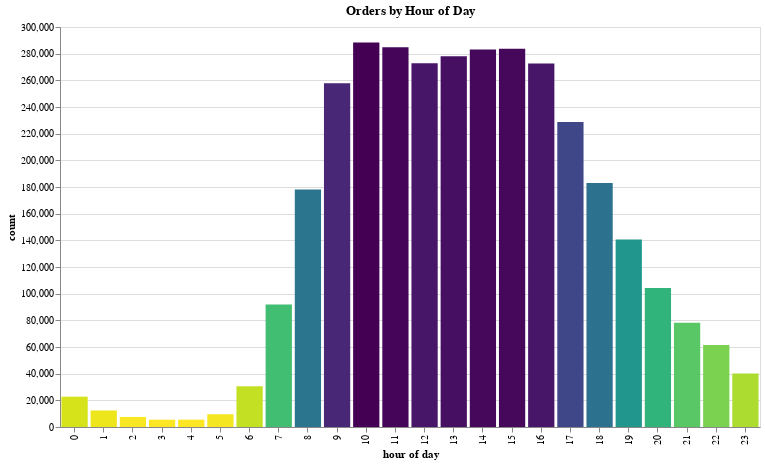

The notebook cell this image was saved under:
### Code cell
alt.Chart(time_of_day).mark_bar().encode(
    alt.X("index:O", bin=False, title="hour of day"),
    alt.Y('order_hour_of_day:Q', title="count"),
#     alt.ColorValue('darkorange'),
#     color = alt.Color('order_hour_of_day', alt.ColorValue("blue")),
#     color='orange',
    color = alt.Color('order_hour_of_day', legend=None, sort="descending", scale=alt.Scale(scheme='viridis')),
    tooltip=[alt.Tooltip('index:O', title="Hour of Day"), alt.Tooltip('order_hour_of_day:Q'), alt.Tooltip('pct_of_total:Q')]
    ).properties(title="Orders by Hour of Day", width=700, height=400)

### Figure 1 — Vega-Lite specification as saved in the notebook (floating-point values rounded to 4 significant figures)
{"$schema": "https://vega.github.io/schema/vega-lite/v2.6.0.json", "config": {"background": "white", "view": {"height": 300, "width": 400}}, "data": {"name": "data-014e0a7dab42df99afd0375749910c16"}, "datasets": {"data-014e0a7dab42df99afd0375749910c16": [{"index": 10, "order_hour_of_day": 288418, "pct_of_total": 8.43}, {"index": 11, "order_hour_of_day": 284728, "pct_of_total": 8.32}, {"index": 15, "order_hour_of_day": 283639, "pct_of_total": 8.29}, {"index": 14, "order_hour_of_day": 283042, "pct_of_total": 8.27}, {"index": 13, "order_hour_of_day": 277999, "pct_of_total": 8.13}, {"index": 12, "order_hour_of_day": 272841, "pct_of_total": 7.98}, {"index": 16, "order_hour_of_day": 272553, "pct_of_total": 7.97}, {"index": 9, "order_hour_of_day": 257812, "pct_of_total": 7.54}, {"index": 17, "order_hour_of_day": 228795, "pct_of_total": 6.69}, {"index": 18, "order_hour_of_day": 182912, "pct_of_total": 5.35}, {"index": 8, "order_hour_of_day": 178201, "pct_of_total": 5.21}, {"index": 19, "order_hour_of_day": 140569, "pct_of_total": 4.11}, {"index": 20, "order_hour_of_day": 104292, "pct_of_total": 3.05}, {"index": 7, "order_hour_of_day": 91868, "pct_of_total": 2.69}, {"index": 21, "order_hour_of_day": 78109, "pct_of_total": 2.28}, {"index": 22, "order_hour_of_day": 61468, "pct_of_total": 1.8}, {"index": 23, "order_hour_of_day": 40043, "pct_of_total": 1.17}, {"index": 6, "order_hour_of_day": 30529, "pct_of_total": 0.89}, {"index": 0, "order_hour_of_day": 22758, "pct_of_total": 0.67}, {"index": 1, "order_hour_of_day": 12398, "pct_of_total": 0.36}, {"index": 5, "order_hour_of_day": 9569, "pct_of_total": 0.28}, {"index": 2, "order_hour_of_day": 7539, "pct_of_total": 0.22}, {"index": 4, "order_hour_of_day": 5527, "pct_of_total": 0.16}, {"index": 3, "order_hour_of_day": 5474, "pct_of_total": 0.16}]}, "encoding": {"color": {"field": "order_hour_of_day", "legend": null, "scale": {"scheme": "viridis"}, "sort": "descending", "type": "quantitative"}, "tooltip": [{"field": "index", "title": "Hour of Day", "type": "ordinal"}, {"field": "order_hour_of_day", "type": "quantitative"}, {"field": "pct_of_total", "type": "quantitative"}], "x": {"bin": false, "field": "index", "title": "hour of day", "type": "ordinal"}, "y": {"field": "order_hour_of_day", "title": "count", "type": "quantitative"}}, "height": 400, "mark": "bar", "title": "Orders by Hour of Day", "width": 700}
